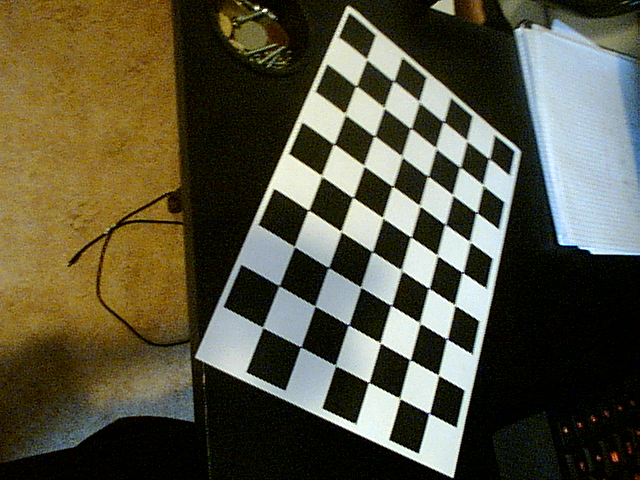
#> input picture camera_calibration/imgs/19HG3QEDR1.png, 640 x 480 px; its folder holds only this picture in this run
$ python checker.py
#> lines starting #> are read from the running program, lines starting #| are printed output that depends on the picture; after the words box and inside, x2 and y2 are one past the last pixel; in counts of white or black regions, pixels touching at a corner belong together; long printed decimals are rounded
#!/usr/bin/env python3

import cv2
import numpy as np
import os
import glob
import pickle

CHECKERBOARD = (9,6)
critera = (cv2.TERM_CRITERIA_EPS+cv2.TERM_CRITERIA_MAX_ITER, 30, 0.001)

objpoints = []

imgpoints = []

objp = np.zeros((1, CHECKERBOARD[0]*CHECKERBOARD[1], 3), np.float32)
objp[0,:,:2] = np.mgrid[0:CHECKERBOARD[0],0:CHECKERBOARD[1]].T.reshape(-1,2)
print(objp)

prev_img_shape = None

images = glob.glob('imgs/*.png')
for fname in images:
    img = cv2.imread(fname)
#> img is the input picture: shape (480, 640, 3); mean B, G, R 63.5, 83.6, 86.6
    gray = cv2.cvtColor(img, cv2.COLOR_BGR2GRAY)
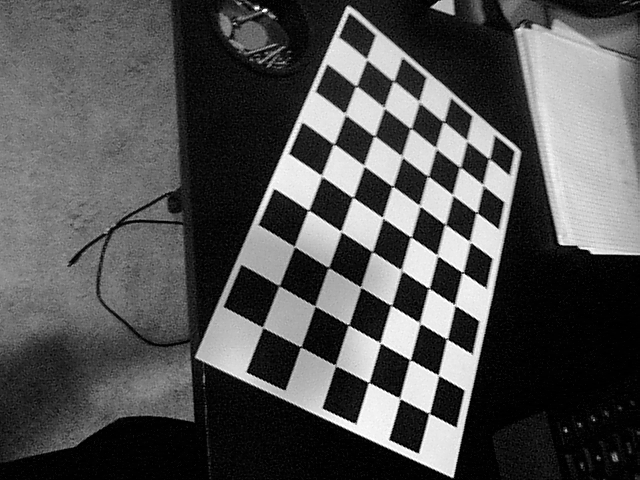
#> gray: shape (480, 640); min 0, max 255, mean 82.2
    ret, corners = cv2.findChessboardCorners(gray, CHECKERBOARD, cv2.CALIB_CB_ADAPTIVE_THRESH + cv2.CALIB_CB_FAST_CHECK+cv2.CALIB_CB_NORMALIZE_IMAGE)
#> ret = True; corners = 54 rows, first 8: [489.4, 158.5], [482.9, 183.8], [477.3, 212.5], [471, 242.7], [462.5, 272.4], [454.3, 304.6], [446.8, 338.6], [438.2, 375.1]

    if ret == True:
        objpoints.append(objp)
        corners2 = cv2.cornerSubPix(gray, corners, (11,11),(-1,-1), critera)
#> corners2 = 54 rows, first 8: [489.2, 158.6], [483, 185.1], [476.6, 212.6], [469.8, 241.7], [462.5, 272.5], [454.7, 304.9], [446.8, 339], [438.4, 375.2]
        imgpoints.append(corners2)
        img = cv2.drawChessboardCorners(img, CHECKERBOARD, corners2, ret)
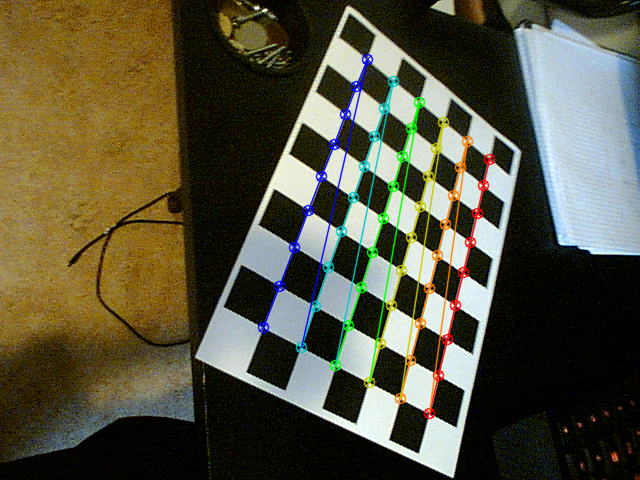
#> img: shape (480, 640, 3); 4.24% of pixels changed, all inside (x1, y1, x2, y2) = (257, 53, 496, 420)

    cv2.imshow('img', img)
    cv2.waitKey(0)

cv2.destroyAllWindows()

h,w = img.shape[:2]
#> h = 480; w = 640

ret,mtx,dist,rvecs,tvecs = cv2.calibrateCamera(objpoints, imgpoints, gray.shape[::-1], None, None)
#> ret = 0.145; mtx = [[473.9, 0, 251.4], [0, 473.1, 261.1], [0, 0, 1]]; dist = [[-0.108, 0.189, -0.00654, 0.00455, -0.0171]]; rvecs = ([-0.583, -0.0895, 1.98],); tvecs = ([7.24, -3.11, 14.35],)
print("Camera matrix : \n")
print(mtx)
#| [[473.877   0.         251.392]
#|  [  0.         473.096 261.064]
#|  [  0.           0.           1.        ]]
print("dist : \n")
print(dist)
#| [[-0.1083  0.1894 -0.006544  0.004552 -0.01707]]
print("rvecs : \n")
print(rvecs)
#| (array([[-0.5835],
#|        [-0.08946],
#|        [ 1.983]]),)
print("tvecs : \n")
print(tvecs)
#| (array([[ 7.241 ],
#|        [-3.106],
#|        [14.350]]),)
d = {'cameraMatrix': mtx, 'dist': dist, 'rvecs': rvecs, 'tvecs': tvecs}
#> d = {'cameraMatrix': [[473.9, 0, 251.4], [0, 473.1, 261.1], [0, 0, 1]], 'dist': [[-0.108, 0.189, -0.00654, 0.00455, -0.0171]], 'rvecs': ([-0.583, -0.0895, 1.98],), 'tvecs': ([7.24, -3.11, 14.35],)}
f = open('camera_parameters.pickle', 'wb')
pickle.dump(d, f)

$ run again, on camera_calibration/imgs/J1G85F7B2F.png
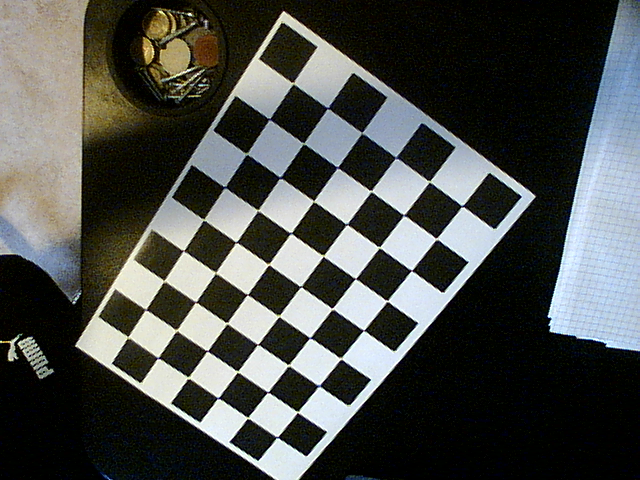
#> input picture camera_calibration/imgs/J1G85F7B2F.png, 640 x 480 px
#> img is the input picture: shape (480, 640, 3); mean B, G, R 75.4, 78.5, 76
#> `gray = cv2.cvtColor(img, cv2.COLOR_BGR2GRAY)`:
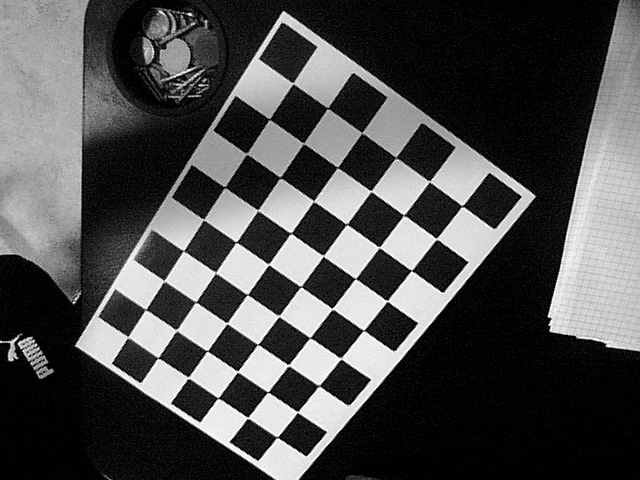
#> gray: shape (480, 640); min 0, max 255, mean 77.4
#> `ret, corners = cv2.findChessboardCorners(gray, CHECKERBOARD, cv2.CALIB..`: ret = True; corners = 54 rows, first 8: [461.8, 206.3], [436.2, 238.7], [411.5, 270.4], [387.4, 300.9], [363.6, 330.4], [341.2, 358.6], [319.4, 385.6], [297.5, 411.9]
#> corners2 = 54 rows, first 8: [462.3, 205.9], [436.5, 238.7], [411.4, 270.5], [387.1, 301], [363.6, 330.3], [340.7, 358.5], [319, 385.7], [297.4, 412.1]
#> `img = cv2.drawChessboardCorners(img, CHECKERBOARD, corners2, ret)`:
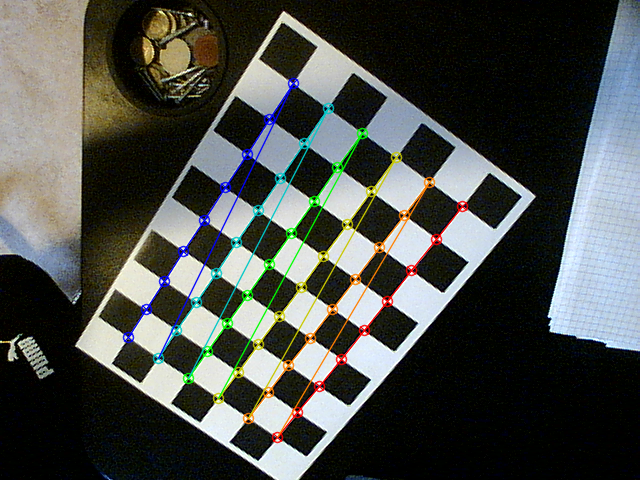
#> img: shape (480, 640, 3); 4.16% of pixels changed, all inside (x1, y1, x2, y2) = (122, 77, 469, 444)
#> `ret,mtx,dist,rvecs,tvecs = cv2.calibrateCamera(objpoints, imgpoints, g..`: ret = 0.117; mtx = [[336.2, 0, 324.5], [0, 327.5, 272.2], [0, 0, 1]]; dist = [[-0.051, 0.17, 0.00145, -0.00625, -0.298]]; rvecs = ([0.168, -0.136, 2.19],); tvecs = ([3.33, -1.64, 8],)
#| [[336.151   0.         324.454]
#|  [  0.         327.455 272.203]
#|  [  0.           0.           1.        ]]
#| [[-0.05098  0.1698  0.001446 -0.006251 -0.2981]]
#| (array([[ 0.168 ],
#|        [-0.1362],
#|        [ 2.190]]),)
#| (array([[ 3.332],
#|        [-1.642],
#|        [ 7.997 ]]),)
#> d = {'cameraMatrix': [[336.2, 0, 324.5], [0, 327.5, 272.2], [0, 0, 1]], 'dist': [[-0.051, 0.17, 0.00145, -0.00625, -0.298]], 'rvecs': ([0.168, -0.136, 2.19],), 'tvecs': ([3.33, -1.64, 8],)}

$ run again, on camera_calibration/imgs/S4EN1A6WL2.png
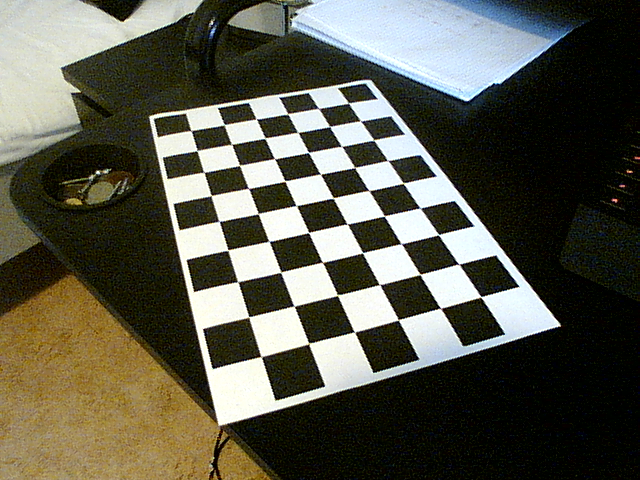
#> input picture camera_calibration/imgs/S4EN1A6WL2.png, 640 x 480 px
#> img is the input picture: shape (480, 640, 3); mean B, G, R 76.7, 89.7, 90.3
#> `gray = cv2.cvtColor(img, cv2.COLOR_BGR2GRAY)`:
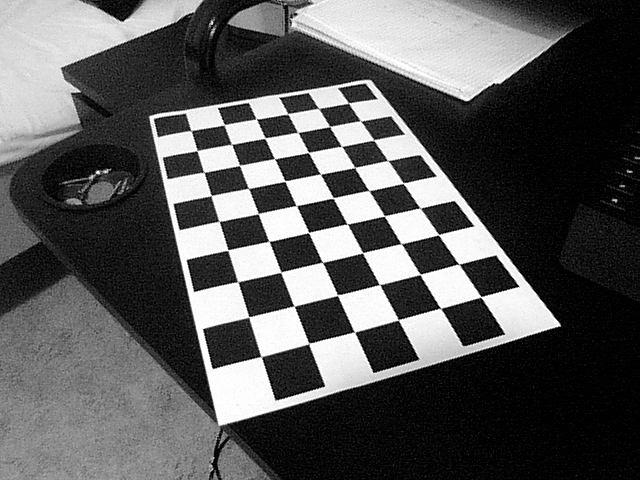
#> gray: shape (480, 640); min 0, max 255, mean 88.4
#> `ret, corners = cv2.findChessboardCorners(gray, CHECKERBOARD, cv2.CALIB..`: ret = True; corners = 54 rows, first 8: [348.5, 103], [360.4, 121], [373.5, 140.2], [387.3, 160.4], [403.3, 183.2], [420.2, 208.1], [438.5, 234.7], [459.2, 264.4]
#> corners2 = 54 rows, first 8: [348.6, 103.1], [360.5, 120.8], [373.6, 139.9], [387.8, 160.5], [403.3, 183.3], [420.1, 207.9], [438.5, 234.6], [458.7, 264]
#> `img = cv2.drawChessboardCorners(img, CHECKERBOARD, corners2, ret)`:
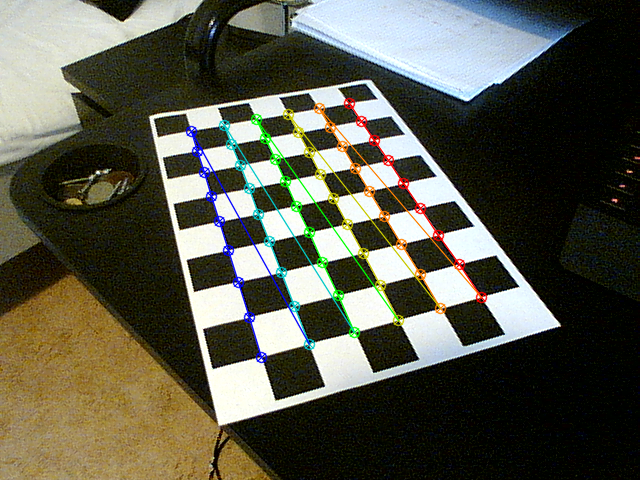
#> img: shape (480, 640, 3); 3.66% of pixels changed, all inside (x1, y1, x2, y2) = (185, 97, 488, 364)
#> `ret,mtx,dist,rvecs,tvecs = cv2.calibrateCamera(objpoints, imgpoints, g..`: ret = 0.171; mtx = [[661.4, 0, 273.5], [0, 937.5, 273], [0, 0, 1]]; dist = [[-0.22, 1.99, -0.0179, -0.00621, -9.95]]; rvecs = ([-0.846, 0.65, 1.17],); tvecs = ([2.37, -3.74, 20.76],)
#| [[661.408   0.         273.516]
#|  [  0.         937.478 272.973]
#|  [  0.           0.           1.        ]]
#| [[-2.19985744e-01  1.99376505e+00 -1.79289149e-02 -6.20653006e-03
#|   -9.94862175e+00]]
#| (array([[-0.8462],
#|        [ 0.65],
#|        [ 1.173]]),)
#| (array([[ 2.366 ],
#|        [-3.744],
#|        [20.756]]),)
#> d = {'cameraMatrix': [[661.4, 0, 273.5], [0, 937.5, 273], [0, 0, 1]], 'dist': [[-0.22, 1.99, -0.0179, -0.00621, -9.95]], 'rvecs': ([-0.846, 0.65, 1.17],), 'tvecs': ([2.37, -3.74, 20.76],)}

$ run again, on camera_calibration/imgs/VG1LR9RH8M.png
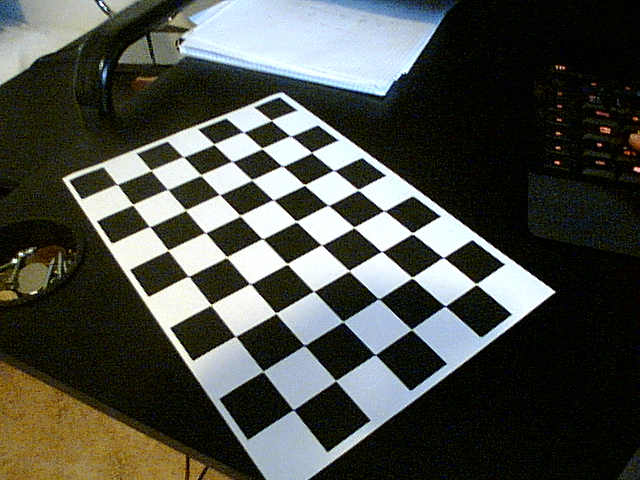
#> input picture camera_calibration/imgs/VG1LR9RH8M.png, 640 x 480 px
#> img is the input picture: shape (480, 640, 3); mean B, G, R 70.3, 77.3, 74.6
#> `gray = cv2.cvtColor(img, cv2.COLOR_BGR2GRAY)`:
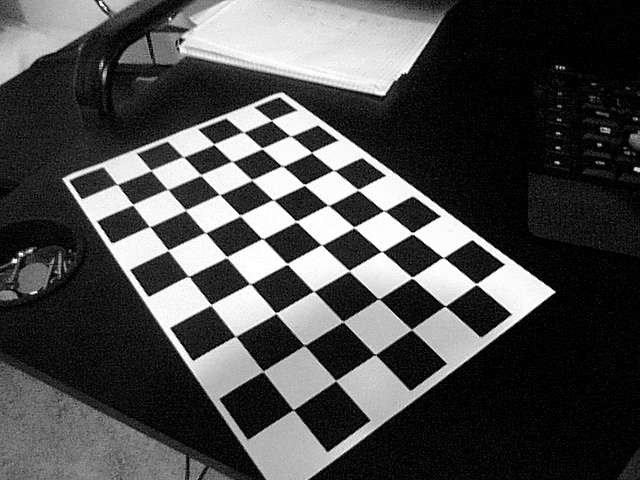
#> gray: shape (480, 640); min 0, max 255, mean 75.7
#> `ret, corners = cv2.findChessboardCorners(gray, CHECKERBOARD, cv2.CALIB..`: ret = True; corners = 54 rows, first 8: [271.5, 120.5], [289.4, 135.7], [311.5, 152.5], [332.9, 170.2], [357.6, 189.6], [383.5, 210.6], [412.3, 233], [443.6, 257.6]
#> corners2 = 54 rows, first 8: [271.2, 120.3], [290.4, 135.9], [311.5, 152.5], [333.8, 170.3], [358.1, 189.8], [384, 210.8], [412.4, 233.3], [443, 257.5]
#> `img = cv2.drawChessboardCorners(img, CHECKERBOARD, corners2, ret)`:
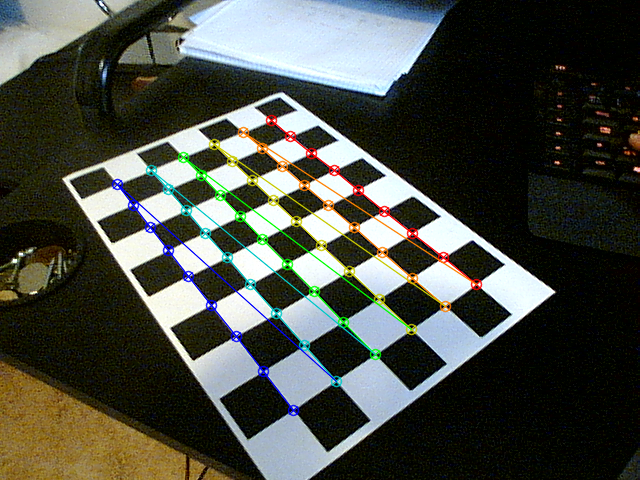
#> img: shape (480, 640, 3); 3.74% of pixels changed, all inside (x1, y1, x2, y2) = (111, 114, 483, 417)
#> `ret,mtx,dist,rvecs,tvecs = cv2.calibrateCamera(objpoints, imgpoints, g..`: ret = 0.183; mtx = [[595.1, 0, 272.6], [0, 668.5, 246.5], [0, 0, 1]]; dist = [[-0.0116, -0.913, -0.0112, -0.00713, 3.72]]; rvecs = ([-0.788, 0.444, 0.891],); tvecs = ([-0.0403, -3.38, 18.04],)
#| [[595.079   0.         272.602]
#|  [  0.         668.541 246.511]
#|  [  0.           0.           1.        ]]
#| [[-0.01164 -0.9128 -0.01125 -0.007129  3.723 ]]
#| (array([[-0.7882],
#|        [ 0.4442],
#|        [ 0.8912]]),)
#| (array([[-0.04033],
#|        [-3.381],
#|        [18.045]]),)
#> d = {'cameraMatrix': [[595.1, 0, 272.6], [0, 668.5, 246.5], [0, 0, 1]], 'dist': [[-0.0116, -0.913, -0.0112, -0.00713, 3.72]], 'rvecs': ([-0.788, 0.444, 0.891],), 'tvecs': ([-0.0403, -3.38, 18.04],)}

$ run again, on camera_calibration/imgs/29H4S34NDH.png
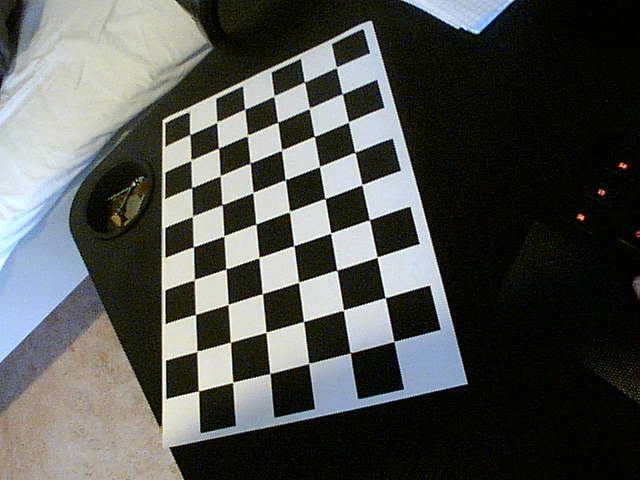
#> input picture camera_calibration/imgs/29H4S34NDH.png, 640 x 480 px
#> img is the input picture: shape (480, 640, 3); mean B, G, R 78, 82.1, 79.7
#> `gray = cv2.cvtColor(img, cv2.COLOR_BGR2GRAY)`:
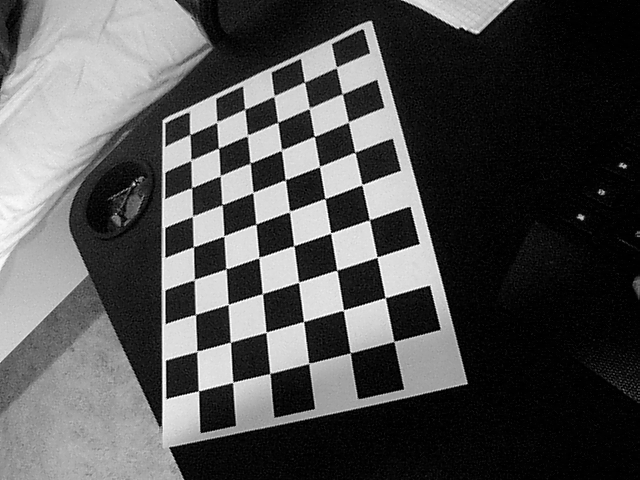
#> gray: shape (480, 640); min 0, max 255, mean 80.9
#> `ret, corners = cv2.findChessboardCorners(gray, CHECKERBOARD, cv2.CALIB..`: ret = True; corners = 54 rows, first 8: [336.7, 66.99], [342.4, 94.07], [348.3, 122], [354.7, 152.5], [361.9, 184.6], [369.5, 219.9], [377, 257], [385.4, 297.6]
#> corners2 = 54 rows, first 8: [336.3, 67.34], [342.3, 93.79], [348.4, 121.9], [354.9, 152.3], [361.8, 184.6], [369.4, 219.7], [377, 257.2], [385.2, 297.7]
#> `img = cv2.drawChessboardCorners(img, CHECKERBOARD, corners2, ret)`:
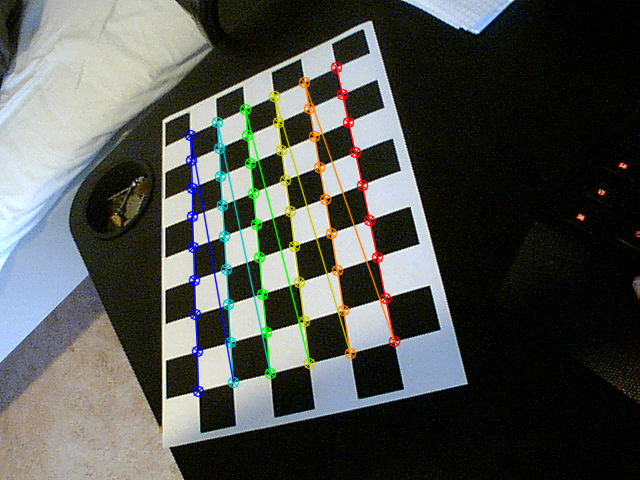
#> img: shape (480, 640, 3); 4.15% of pixels changed, all inside (x1, y1, x2, y2) = (184, 61, 401, 398)
#> `ret,mtx,dist,rvecs,tvecs = cv2.calibrateCamera(objpoints, imgpoints, g..`: ret = 0.157; mtx = [[526.1, 0, 333], [0, 500.8, 238], [0, 0, 1]]; dist = [[-0.173, 1.77, -0.00121, -0.0136, -7.51]]; rvecs = ([0.00341, 0.642, 1.28],); tvecs = ([0.115, -4.86, 14.17],)
#| [[526.111   0.         333.024]
#|  [  0.         500.768 238.010]
#|  [  0.           0.           1.        ]]
#| [[-1.73414292e-01  1.77110582e+00 -1.20995408e-03 -1.36096900e-02
#|   -7.51399450e+00]]
#| (array([[0.003412],
#|        [0.6422],
#|        [1.275]]),)
#| (array([[ 0.1146],
#|        [-4.863],
#|        [14.175]]),)
#> d = {'cameraMatrix': [[526.1, 0, 333], [0, 500.8, 238], [0, 0, 1]], 'dist': [[-0.173, 1.77, -0.00121, -0.0136, -7.51]], 'rvecs': ([0.00341, 0.642, 1.28],), 'tvecs': ([0.115, -4.86, 14.17],)}
